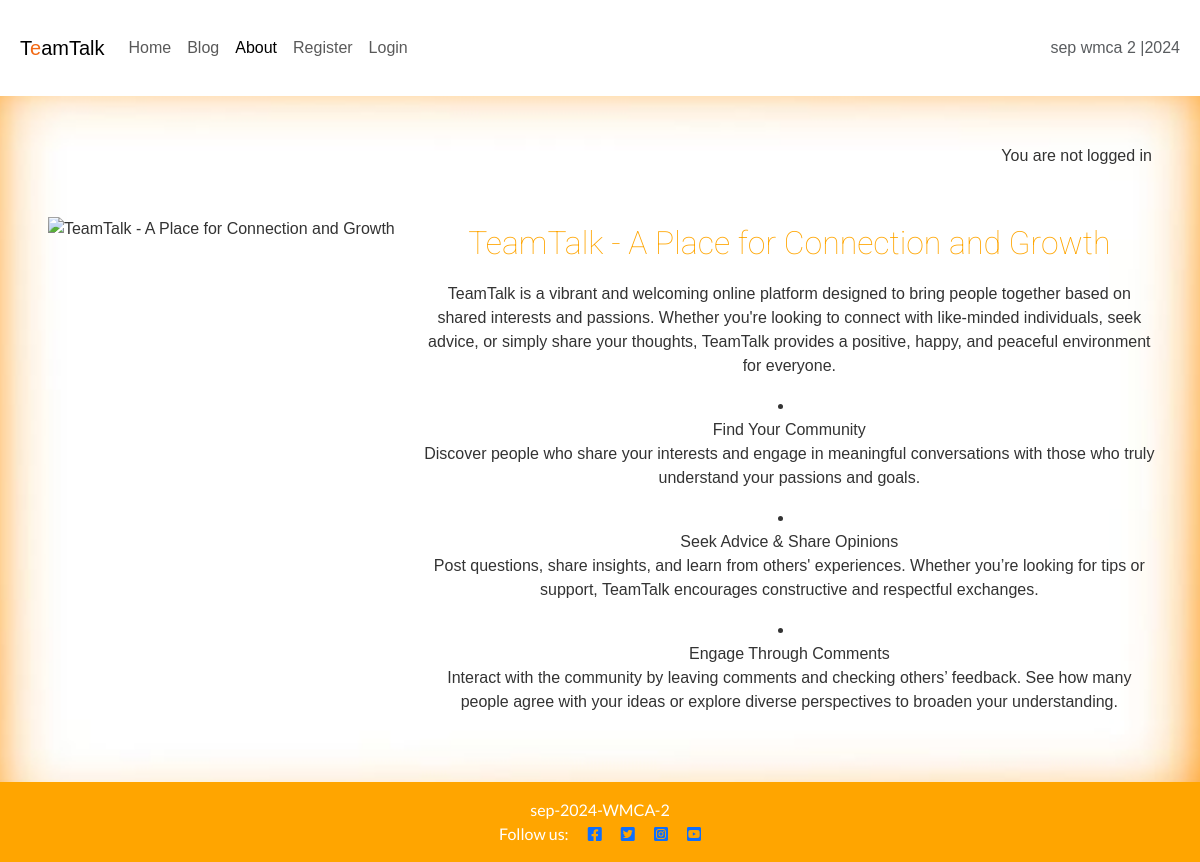
The page /about/ on the database its author committed.
### about/models.py (models this page shows, shortened)
class About(models.Model):
    title = models.CharField(max_length=200)
    profile_image = CloudinaryField('image', default='placeholder')
    updated_on = models.DateTimeField(auto_now=True)
    content = models.TextField()

### about/views.py (the view)
# urls.py: path('', views.about_me, name='about'),
def about_me(request):
    about = About.objects.order_by('-updated_on').first()
    return render(
        request,
        "about/about.html",
        {"about": about},
    )

### about/templates/about/about.html (shortened to what this page needs)
{% extends 'base.html' %}
{% load static %}
{% load crispy_forms_tags %}
{% block content %}
<div class="container mt-5">
    <div class="row">
        <div class="col-12 col-md-4 text-center">
            {% if "placeholder" in about.profile_image.url %}
            <img src="{% static 'images/image1' %}" width="100%" class="profile-image" alt="{{ about.title }}">
            {% else %}
            <img src="{{ about.profile_image.url }}" width="100%" class="profile-image" alt="{{ about.title }}">
            {% endif %}
        </div>
        <div class="col-12 col-md-8">
            <h2 class="roboto-thin">{{ about.title }}</h2>
            {{ about.content | safe }}
        </div>
    </div>
</div>
{% endblock content %}

### static/css/style.css (style rules this page uses)
body { background-image: url(/static/images/TotFundal2.jpg); background-size: cover; background-position: center; background-repeat: no-repeat; margin: 0; font-family: Arial, sans-serif; background-color: #f7f7f7; color: #333333; }
h1, h2 { margin: 0.5rem 0; font-family: "Roboto"; }
.roboto-thin { font-family: "Roboto", serif; font-weight: 100; font-style: normal; }
body { font-family: Arial, sans-serif; }
h1, h2 { color: orange; margin-bottom: 20px; }

### rows shown on the page
About: title "TeamTalk - A Place for Connection and Growth", content "TeamTalk is a vibrant and welcoming online platform designed to bring people together based on shared interests and passions. Whether you're looking to connect with like-minded individuals, seek advice, or simply share your thoughts, TeamTalk provides a positive, happy, and peaceful environment for everyone. Find Your Community Discover people who share your interests and engage in meaningful conversations with those who truly understand your passions and goals. Seek Advice & Share Opinions Post questions, share insights, and learn from others' experiences. Whether you’re looking for tips or support, TeamTalk encourages constructive and respectful exchanges. Engage Through Comments Interact…"
